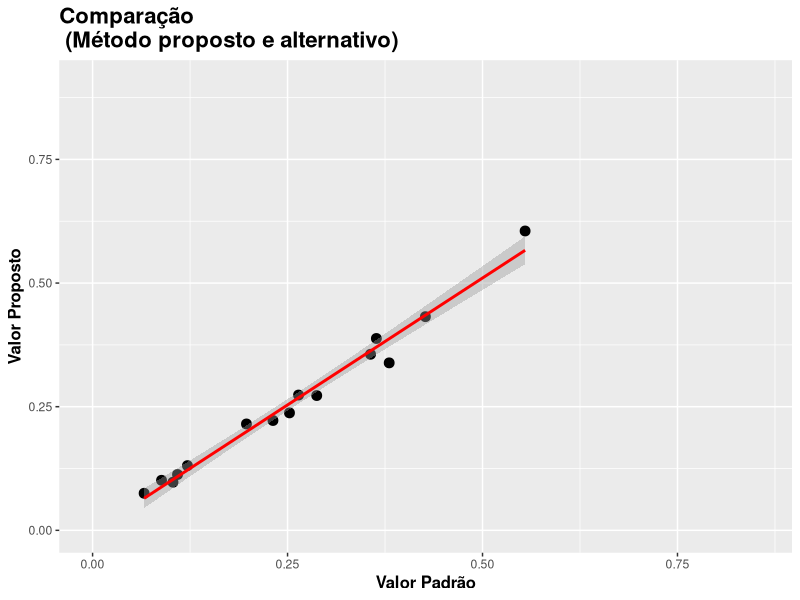
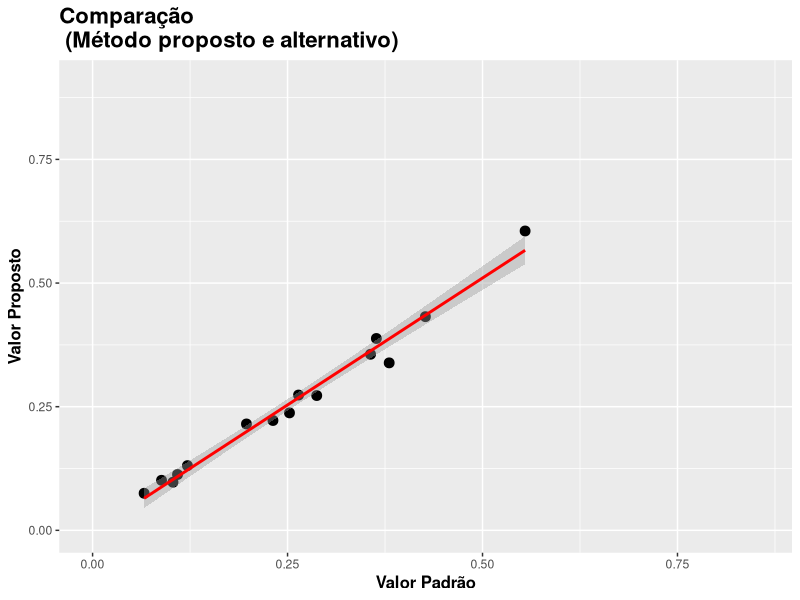

These figures' R source, in order:
### Script criado por: Sollano Rabelo Braga e Marcio Leles R. de Oliveira

### Aplicando o teste F(H0) de Graybill e graficos de analise 

## F(H0) = ((beta - theta)'*(Y1'Y1)*(beta - theta))/(2*QMRes)

# INSTRUCOES:

# Abra o arquivo dados.xslx que acompanha este script;
# Insira os valores Padrao na coluna Y1 e os valores propostos na coluna Yj;
# o alpha por padrao esta em 0.05. Para muda-lo, altere a linha 91
# Obs: E recomendado criar um novo projeto em uma pasta dedicada,
# Caso se esteja usando o R Studio.

# Este tutorial esta dividido em topicos, para melhor visualizacao, utilize:
# ctrl + o : fecha todas as foldings (topicos)
# ctrl + shift + o : abre todas as foldings (topicos)
# ou command + o e command + shift + o, caso utilize o Mac

# 0) Baixar e Carregar os pacotes necessarios ####

# faz-se o download das bibliotecas necessa?rias, caso ainda nao estejam 
# instaladas na maquina. Este passo deve ser feito apenas uma vez. 
# Obs: Remover "#" dos pacotes que nao estiverem instalados

# instala-se o pacote readxl, para poder importar dados provindos do excel, 
# sem anecessidade de conversao.

#install.packages("readxl", dependencies = T)

# instala-se o pacote ggplot2, para a criacao dos graficos.
#install.pachages("ggplot2", dependencies = T)
#install.packages("GridExtra")
#install.packages("grid")

# Carregar os Pacotes 

library(readxl)
library(ggplot2)

# 1) Importar os dados ####

# obs: colocar a planilha "dados_graybill.xlsx" na pasta do diretorio de trabalho
dados <- read_excel("graybill_dados.xlsx")

# 2) Calculo do FH0, F Critico e p-valor ####

# Ajusta-se um modelo Linear Simples composto do valor proposto como y,
# e do valor padrao como x
fit <- lm(Yj ~ Y1, dados)

# Calcula-se o Quadrado medio do residuo,  obtido pela razao entre 
# a soma de quadrados de residuos e os graus de liberdade do resíduo da regressao
QMRes <- sum(residuals(fit)^2)/fit$df.residual

# Criacao da matrix 2x1 beta - theta, subtraindo os coeficientes da regressao
# pela matriz theta [0 1]
beta_theta <- coef(fit) - c(0,1)

# Calculo da Matriz Y1'Y1
# esta matriz e composta por n, Somatorio de Y1, 
# Somatorio de Y1, e o somatorio quadratico de Y1
# Utilizamos a funcao length para calcular n, e a funcao sum para calcular os somatorios
# concatena-se n e Somatorio de Y1 em um vetor, e
# Somatorio de Y1 e somatorio quadratico de Y1 em outro
# e uni-se os dois com a funcao cbind
Y1linha_Y1 <- cbind(c(length(dados$Y1), sum(dados$Y1)), 
                    c(sum(dados$Y1), sum(dados$Y1^2)))

# Calculo de FH0
# Fazemos a multiplicacao da matriz beta_theta transposta,
# pela matriz Y1'Y1, e multiplicamos isto pela matriz beta_theta;
# entao dividimos tudo isto por 2*Quadrado medio do residuo
# Arredondamos este calculo para 4 casas decimais com a funcao round()
FH0 <- round(
  (t(beta_theta)%*%Y1linha_Y1%*%beta_theta)
              /(2*QMRes),
  4)

# Definicao do alpha
alpha <- 0.05

# Calculo do F Critico utilizando os graus de liberdade do residuo,
# e arredondado para 4 casas decimais
Ftab <- round(
  qf(p=alpha, df1=2, df2=fit$df.residual, lower.tail = FALSE),
  4)

# Calculo do p-valor arredondado para 6 casas decimais
pvalor <- signif(
  pf(FH0,2,fit$df.residual,lower=F),
  4)

# 3) Teste de Hipotese ####

# Logica condicional que cria um objeto denominado resultado
# com fator "*" caso FH0 > 0, e caso contrario, "ns"
if(FH0 > Ftab){
  Resultado <- "*"
}else{
    Resultado <- "ns"
    }
# Logica condicional semelhante a anterior
if(FH0 > Ftab){
  Conclusao <- "Yj e estatisticamente diferente de Y1, para o alpha estabelecido"
}else{
    Conclusao <- "Yj e estatisticamente igual a Y1, para o alpha estabelecido"
    }

# 4) Tabela de Resultados Simples ####

Tab_Res_Simp <- data.frame("F_H0"    = FH0, 
                           "F_crit"  = Ftab, 
                           "P_valor" = pvalor, 
                           "Alpha"   = alpha,
                           "Teste"   = Resultado) 

# 5) Tabela de Resultados com medidas de tendencia ####

# Criacao de um dataframe composto pelas variaveis geradas
# Esta tabela nao possui fatores, apenas dados numericos
Tab_Res_Med <- data.frame(Resultado = rbind( mean(dados$Y1), mean(dados$Yj), var(dados$Y1), var(dados$Yj), sd(dados$Y1), sd(dados$Yj), length(dados$Y1), 2, fit$df.residual, Ftab, FH0, alpha, pvalor), 
  row.names = c("Media_Y1", "Media_Yj", "Variancia_Y1", "Variancia_Yj", "Desvio_Padrao_Y1", "Desvio_Padrao_Yj", "Observacoes", "g.l.1", "g.l.2", "F_crit", "F_H0", "alpha",  "p-valor") )


# 6) Tabela de Resultados completa ####

# Criacao de um dataframe composto pelas variaveis geradas
# Este dataframe possui fatores que indicam o resultado do teste
aux1 <- c(round(mean(dados$Y1),2), round(var(dados$Y1),2), round(sd(dados$Y1),2),  length(dados$Y1), 2, Ftab, FH0, alpha, pvalor, Resultado, Conclusao)
aux2 <- c(round(mean(dados$Yj),2), round(var(dados$Yj),2), round(sd(dados$Yj),2), length(dados$Yj), fit$df.residual, " ", " ", " ", " ", " ", " ")

Tab_Res_Comp <- data.frame("Valor_Padrao" = aux1,
                           "Valor_Proposto" = aux2, 
                           row.names = c("Media", "Variancia", "Desvio_Padrao", "Observacoes", "g.l.", "F_Critico", "F_H0", "Alpha", "P-valor" ,"Teste", "Conclusao") )

# 7) Grafico de dispersao ####

# Gera-se um grafico de dispersao Y1 x Yj, para avaliacao de tendencia
graph <- ggplot(data = dados, aes(x = Y1, y = Yj)) +
  geom_point(aes(), size = 3) +
  labs(x="Valor Padrão", 
       y="Valor Proposto", 
       title = "Comparação \n (Método proposto e alternativo)") +
  geom_smooth(method="lm", colour="red") +
  theme(axis.title=element_text(size=12, face= "bold" ), 
        plot.title=element_text(size=16,face="bold") ) +
  coord_cartesian(xlim = c(0, max(dados$Y1 + 0.3)),
                  ylim = c(0, max(dados$Yj + 0.3)))

# grafico alternativo com informacoes do ajuste

graph2 <- ggplot(data = dados, aes(x = Y1, y = Yj)) + 
  geom_point(aes(), size = 3) + 
  labs(x="Valor Padrão", 
       y="Valor Proposto", 
       title = paste("Adj R2 = ",round(summary(fit)$adj.r.squared, 6),
                     "Intercept =",
                     round(fit$coef[[1]],6),
                     "\n"," Slope =",
                     round(fit$coef[[2]],6), " P =",
                     signif(summary(fit)$coef[2,4],4))) + 
  geom_smooth(method="lm", colour="red") + 
  theme(axis.title=element_text(size=12, face= "bold" ), 
        plot.title=element_text(size=9) ) + 
  coord_cartesian(xlim = c(0, max(dados$Y1 + 0.3)), 
                  ylim = c(0, max(dados$Yj + 0.3)))

# 8) Resultados ####

graph
Tab_Res_Simp
Tab_Res_Med
Tab_Res_Comp

# 9) Exportar os resultados ####

# Grafico
ggsave("graph.png", graph, width = 12, height = 6)

# Tabela com resultados
write.csv2(Tab_Res_Comp, "Tab_Res_Comp.csv", row.names = F)

#Tabela Numerica
write.csv2(Tab_Res_Med, "Tab_Res_Med.csv", row.names = F)

